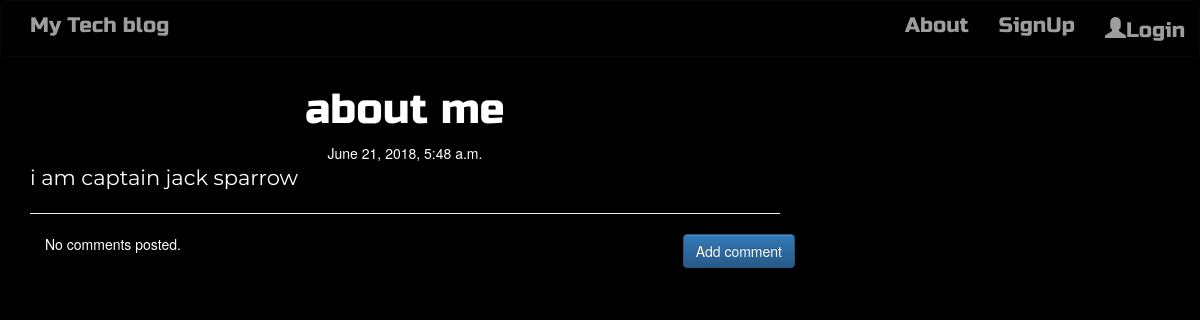
The page /post/5 on the database its author committed.
### blog/models.py (models this page shows, shortened)
class Post(models.Model):
    author = models.CharField(max_length=255)
    title = models.CharField(max_length=1000)
    text = models.TextField()
    created_date = models.DateTimeField(default=timezone.now)
    published_date = models.DateTimeField(blank=True, null=True)

### blog/views.py (the view)
# urls.py: url(r'^post/(?P<pk>\d+)$', views.PostDetailView.as_view(), name='post_detail'),
class PostDetailView(DetailView):
    model = Post

### blog/templates/blog/post_detail.html (shortened to what this page needs)
{% extends 'blog/base.html' %}
{% block content %}
        <h1 class='posttitle loader'>{{ post.title }}</h1>
        {% if post.published_date %}
            <div class="date postdate">
                {{ post.published_date }}
            </div>
        {% else %}
            <a class="btn btn-default" href="{% url 'post_publish' pk=post.pk %}">Publish</a>
        {% endif %}
      <p class='postcontent' >{{ post.text|safe|linebreaksbr }}</p>
  <hr>
  <a class="btn btn-primary btn-comment" href="{% url 'add_comment_to_post' pk=post.pk %}">Add comment</a>
  <div class="container">
  {% for comment in post.comments.all %}
  <br>
      {% if user.is_authenticated %}
              {{ comment.created_date }}
          <p>{{ comment.text|safe|linebreaks }}</p>
          <p>Posted by: <strong>{{ comment.author }}</strong></p>
      {% endif %}
      {% empty %}
      <p>No comments posted.</p>
  {% endfor %}
</div>
{% endblock %}

### blog/static/css/blog.css (style rules this page uses)
.postdate { text-align: center; }
.posttitle { font-family: 'Russo One', sans-serif; font-size: 3em; text-align: center; }
.postcontent { font-family: 'Montserrat'; font-size: 1.5em; }
.btn-comment { position: absolute; right: 0px; }
body { background-color: black; color:white; }

### rows shown on the page
Post: title "about me", published_date "June 21, 2018, 5:48 a.m.", text "i am captain jack sparrow"
